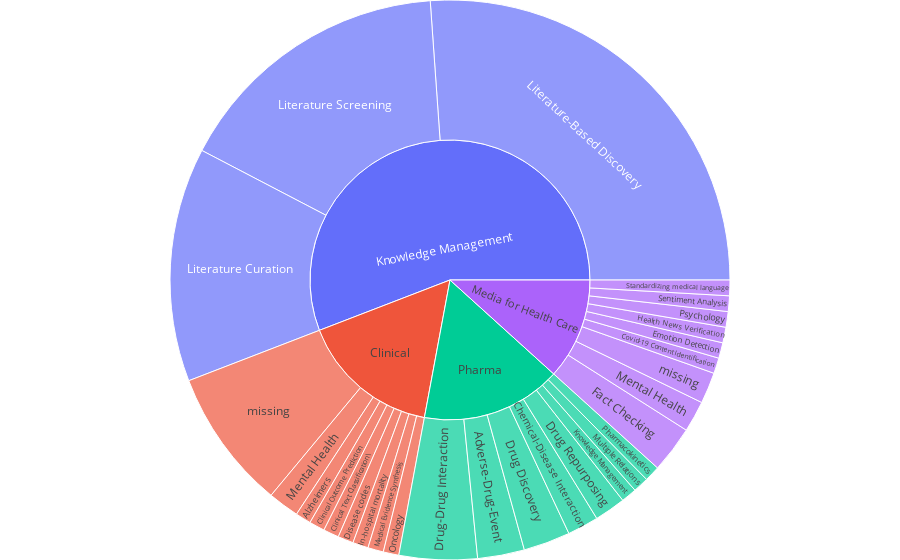

Here is the notebook cell this chart was saved with:
### Code cell
import plotly.express as px

# Create a sunburst chart
fig = px.sunburst(filtered_df, path=['Biomedical Domain Level 1', 'Biomedical Domain Level 2'])

# Update layout for better readability
fig.update_layout(margin=dict(t=0, l=0, r=0, b=0))

# Show the chart
fig.show()

### Figure 1 — Plotly figure (JSON) as saved in the notebook; plotly's stock layout.template omitted (floating-point values rounded to 4 significant figures)
{"data": [{"branchvalues": "total", "domain": {"x": [0, 1], "y": [0, 1]}, "hovertemplate": "labels=%{label}<br>count=%{value}<br>parent=%{parent}<br>id=%{id}<extra></extra>", "ids": ["Pharma/Adverse-Drug-Event", "Clinical/Alzheimers", "Pharma/Chemical-Disease Interaction", "Clinical/Clinical Outcome Prediction", "Clinical/Clinical Text Classification\\", "Media for Health Care/Covid-19 Content Identification", "Clinical/Disease codes", "Pharma/Drug Discovery", "Pharma/Drug Repurposing", "Pharma/Drug-Drug Interaction", "Media for Health Care/Emotion Detection", "Media for Health Care/Fact Checking", "Media for Health Care/Health News Verification", "Clinical/In-hospital mortality", "Pharma/Knowledge Management", "Knowledge Management/Literature Curation", "Knowledge Management/Literature Screening", "Knowledge Management/Literature-Based Discovery", "Clinical/Medical Evidence Synthesis", "Clinical/Mental Health", "Media for Health Care/Mental Health", "Pharma/Multiple Relations", "Clinical/Oncology", "Pharma/Pharmacokinetics", "Media for Health Care/Psychology", "Media for Health Care/Sentiment Analysis", "Media for Health Care/Standardizing medical language", "Clinical/missing", "Media for Health Care/missing", "Clinical", "Knowledge Management", "Media for Health Care", "Pharma"], "labels": ["Adverse-Drug-Event", "Alzheimers", "Chemical-Disease Interaction", "Clinical Outcome Prediction", "Clinical Text Classification\\", "Covid-19 Content Identification", "Disease codes", "Drug Discovery", "Drug Repurposing", "Drug-Drug Interaction", "Emotion Detection", "Fact Checking", "Health News Verification", "In-hospital mortality", "Knowledge Management", "Literature Curation", "Literature Screening", "Literature-Based Discovery", "Medical Evidence Synthesis", "Mental Health", "Mental Health", "Multiple Relations", "Oncology", "Pharmacokinetics", "Psychology", "Sentiment Analysis", "Standardizing medical language", "missing", "missing", "Clinical", "Knowledge Management", "Media for Health Care", "Pharma"], "name": "", "parents": ["Pharma", "Clinical", "Pharma", "Clinical", "Clinical", "Media for Health Care", "Clinical", "Pharma", "Pharma", "Pharma", "Media for Health Care", "Media for Health Care", "Media for Health Care", "Clinical", "Pharma", "Knowledge Management", "Knowledge Management", "Knowledge Management", "Clinical", "Clinical", "Media for Health Care", "Pharma", "Clinical", "Pharma", "Media for Health Care", "Media for Health Care", "Media for Health Care", "Clinical", "Media for Health Care", "", "", "", ""], "type": "sunburst", "values": [3, 1, 2, 1, 1, 1, 1, 3, 2, 5, 1, 3, 1, 1, 1, 15, 18, 29, 1, 2, 2, 1, 1, 1, 1, 1, 1, 9, 2, 18, 62, 13, 18]}], "layout": {"autosize": true, "legend": {"tracegroupgap": 0}, "margin": {"b": 0, "l": 0, "r": 0, "t": 0}}}
